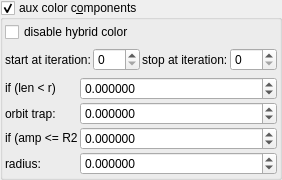
    <widget class="MyGroupBox" name="groupCheck_fold_color_aux_color_enabled">
     <property name="title">
      <string>aux color c&amp;omponents</string>
     </property>
     <property name="checkable">
      <bool>true</bool>
     </property>
     <layout class="QVBoxLayout" name="verticalLayout_11">
      <property name="leftMargin">
       <number>2</number>
      </property>
      <property name="topMargin">
       <number>2</number>
      </property>
      <property name="rightMargin">
       <number>2</number>
      </property>
      <property name="bottomMargin">
       <number>2</number>
      </property>
      <item>
       <widget class="MyCheckBox" name="checkBox_transf_function_enabledK_false">
        <property name="text">
         <string>disable hybrid color</string>
        </property>
       </widget>
      </item>
      <item>
       <layout class="QGridLayout" name="gridLayout_22" columnstretch="0,1,0,1">
        <property name="spacing">
         <number>2</number>
        </property>
        <item row="0" column="3">
         <widget class="MySpinBox" name="spinboxInt_fold_color_stop_iterations_A">
          <property name="sizePolicy">
           <sizepolicy hsizetype="Minimum" vsizetype="Maximum">
            <horstretch>0</horstretch>
            <verstretch>0</verstretch>
           </sizepolicy>
          </property>
          <property name="maximum">
           <number>999</number>
          </property>
         </widget>
        </item>
        <item row="0" column="0">
         <widget class="QLabel" name="label_277">
          <property name="text">
           <string>start at iteration:</string>
          </property>
         </widget>
        </item>
        <item row="0" column="2">
         <widget class="QLabel" name="label_278">
          <property name="text">
           <string>stop at iteration:</string>
          </property>
         </widget>
        </item>
        <item row="0" column="1">
         <widget class="MySpinBox" name="spinboxInt_fold_color_start_iterations_A">
          <property name="sizePolicy">
           <sizepolicy hsizetype="Minimum" vsizetype="Maximum">
            <horstretch>0</horstretch>
            <verstretch>0</verstretch>
           </sizepolicy>
          </property>
          <property name="maximum">
           <number>999</number>
          </property>
         </widget>
        </item>
       </layout>
      </item>
      <item>
       <layout class="QGridLayout" name="gridLayout_20" columnstretch="0,1">
        <property name="spacing">
         <number>2</number>
        </property>
        <item row="0" column="0">
         <widget class="QLabel" name="label_60">
          <property name="text">
           <string notr="true">if (len &lt; r)</string>
          </property>
         </widget>
        </item>
        <item row="1" column="1" rowspan="2">
         <widget class="MyDoubleSpinBox" name="spinbox4_fold_color_difs_0000_y">
          <property name="sizePolicy">
           <sizepolicy hsizetype="Minimum" vsizetype="Maximum">
            <horstretch>0</horstretch>
            <verstretch>0</verstretch>
           </sizepolicy>
          </property>
          <property name="prefix">
           <string/>
          </property>
          <property name="suffix">
           <string/>
          </property>
          <property name="decimals">
           <number>6</number>
          </property>
          <property name="minimum">
           <double>-100.000000000000000</double>
          </property>
          <property name="maximum">
           <double>100.000000000000000</double>
          </property>
          <property name="singleStep">
           <double>0.100000000000000</double>
          </property>
         </widget>
        </item>
        <item row="4" column="0">
         <widget class="QLabel" name="label_122">
          <property name="text">
           <string notr="true">radius:</string>
          </property>
         </widget>
        </item>
        <item row="4" column="1">
         <widget class="MyDoubleSpinBox" name="spinbox4_fold_color_difs_0000_w">
          <property name="sizePolicy">
           <sizepolicy hsizetype="Minimum" vsizetype="Maximum">
            <horstretch>0</horstretch>
            <verstretch>0</verstretch>
           </sizepolicy>
          </property>
          <property name="prefix">
           <string/>
          </property>
          <property name="suffix">
           <string/>
          </property>
          <property name="decimals">
           <number>6</number>
          </property>
          <property name="minimum">
           <double>-100.000000000000000</double>
          </property>
          <property name="maximum">
           <double>100.000000000000000</double>
          </property>
          <property name="singleStep">
           <double>0.100000000000000</double>
          </property>
         </widget>
        </item>
        <item row="3" column="0">
         <widget class="QLabel" name="label_121">
          <property name="text">
           <string notr="true">if (amp &lt;= R2</string>
          </property>
         </widget>
        </item>
        <item row="3" column="1">
         <widget class="MyDoubleSpinBox" name="spinbox4_fold_color_difs_0000_z">
          <property name="sizePolicy">
           <sizepolicy hsizetype="Minimum" vsizetype="Maximum">
            <horstretch>0</horstretch>
            <verstretch>0</verstretch>
           </sizepolicy>
          </property>
          <property name="prefix">
           <string/>
          </property>
          <property name="suffix">
           <string/>
          </property>
          <property name="decimals">
           <number>6</number>
          </property>
          <property name="minimum">
           <double>-100.000000000000000</double>
          </property>
          <property name="maximum">
           <double>100.000000000000000</double>
          </property>
          <property name="singleStep">
           <double>0.100000000000000</double>
          </property>
         </widget>
        </item>
        <item row="0" column="1">
         <widget class="MyDoubleSpinBox" name="spinbox4_fold_color_difs_0000_x">
          <property name="sizePolicy">
           <sizepolicy hsizetype="Minimum" vsizetype="Maximum">
            <horstretch>0</horstretch>
            <verstretch>0</verstretch>
           </sizepolicy>
          </property>
          <property name="prefix">
           <string/>
          </property>
          <property name="suffix">
           <string/>
          </property>
          <property name="decimals">
           <number>6</number>
          </property>
          <property name="minimum">
           <double>-100.000000000000000</double>
          </property>
          <property name="maximum">
           <double>100.000000000000000</double>
          </property>
          <property name="singleStep">
           <double>0.100000000000000</double>
          </property>
         </widget>
        </item>
        <item row="1" column="0" rowspan="2">
         <widget class="QLabel" name="label_59">
          <property name="text">
           <string notr="true">orbit trap:</string>
          </property>
         </widget>
        </item>
       </layout>
      </item>
     </layout>
    </widget>
